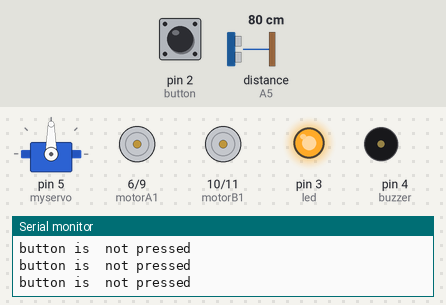
The sketch below on a simulated Arduino Uno, built with avr-gcc and run on an emulated ATmega328P. Shown: servo, motor-driver pin pairs drawn as motors (green arrow = first pin HIGH = forward, orange = second pin HIGH = backward, longer = more drive), output pins drawn as LEDs (lit = HIGH), buzzer (waves = sounding), the last lines printed to the serial monitor. The test bench sets the inputs (shaded band); at power-on: pin 2 (button) HIGH, distance to the obstacle (sensor on A5) 80 cm. The echo pulse lasts 58.3 µs per cm.

Above: at 1.2 s.
1.3 s: pin 2 (button) pulled LOW for 3.2 s
At 5.7 s:
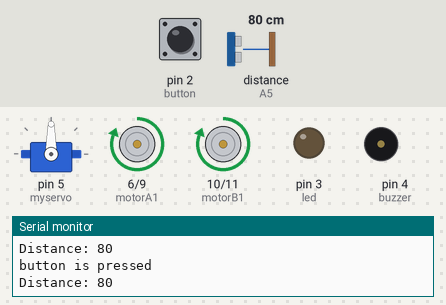
6.3 s: distance to the obstacle (sensor on A5) set to 12 cm
9.3 s: distance to the obstacle (sensor on A5) set to 9 cm
At 9.49 s:
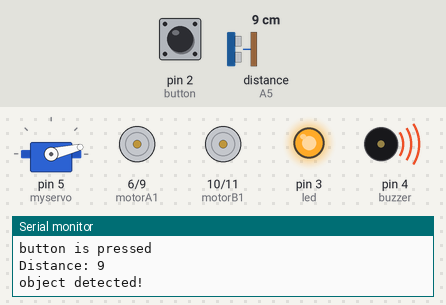
12.3 s: distance to the obstacle (sensor on A5) set to 18 cm
At 13.18 s:
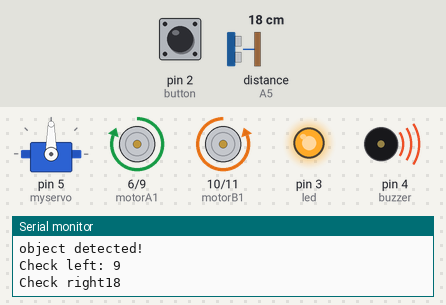
14.8 s: distance to the obstacle (sensor on A5) set to 2 cm
At 16.8 s:
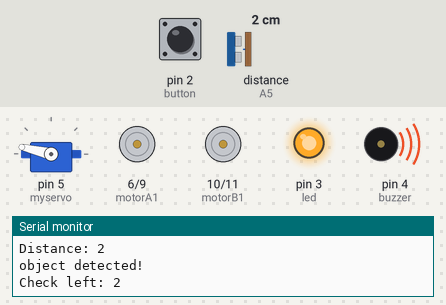
17.8 s: distance to the obstacle (sensor on A5) set to 35 cm
At 20.0 s:
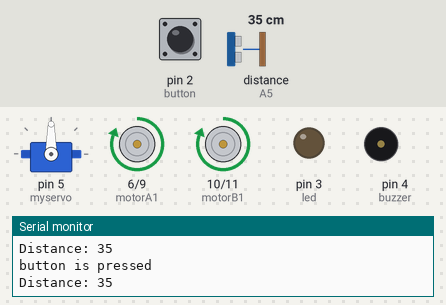
Timing chart, 0 to 21.3 s (numbered marks = the images above; inputs shaded):
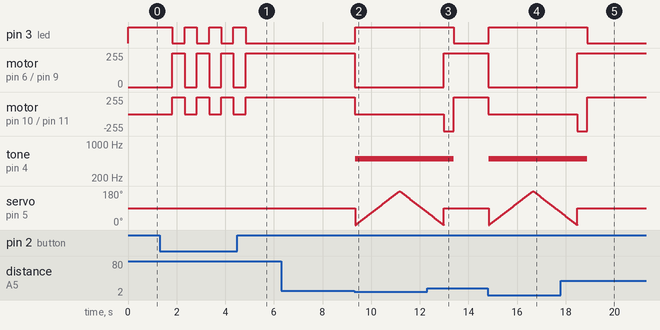

The sketch:

mapping_robot_one_ultrasonic.ino
```cpp
//Libraries
#include <Servo.h>
#include "Ultrasonic.h"

//Constants
const int button = 2;     //Button pin to pin 2
const int led    = 3;     //Led pin (throught resistor) to pin 3
const int buzzer = 4;     //Buzzer pin to pin 4
const int motorA1= 6;     //motor A positive (+) pin to pin 6 (PWM) (from L298 module!)
const int motorA2= 9;         //motor A negative (-) pin to pin 9 (PWM)
const int motorB1=10;     //motor B positive (+) pin to pin 10 (PWM)
const int motorB2=11;     //motor B negative (-) pin to pin 11 (PWM)

Ultrasonic ultrasonic(A4 ,A5); //Create Ultrsonic object ultrasonic(trig pin,echo pin)
Servo myservo;          //Create Servo object to control a servo

//Variables
int distance;         //Variable to store distance from an object
int checkRight;
int checkLeft;
int function=0;         //Variable to store function of robot: '1' running or '0' stoped. By default is stoped
int buttonState=0;            //Variable to store the state of the button. By default '0'
int pos=90;             //Variable to store the servo position. By default 90 degrees - sensor will 'look' forward
int flag=0;           //Useful flag to keep the button state when button is released


void setup()
{
  Serial.begin(9600);
  myservo.attach(5);      //Servo pin connected to pin 5
  myservo.write(pos);        // tell servo to go to position in variable 'pos'
  pinMode(button, INPUT_PULLUP);
  pinMode(led,  OUTPUT);
  pinMode(buzzer, OUTPUT);
  pinMode(motorA1,OUTPUT);
  pinMode(motorA2,OUTPUT);
  pinMode(motorB1,OUTPUT);
  pinMode(motorB2,OUTPUT);

}

void loop()
{
  //Check button state
  buttonState = digitalRead(button);
  unsigned long currentMillis = millis(); //counting...

  //Change main function (stoped/running) when button is pressed
    if (buttonState == LOW) {//If button is pressed once...
      delay(500);
      if ( flag == 0){
          function = 1;
          flag=1; //change flag variable
      }
      else if ( flag == 1){  //If button is pressed twice
        function = 0;
        flag=0; //change flag variable again
      }
    }

  if (function == 0){   //If button is unpressed or pressed twice then:
    Serial.print("button is  not pressed\n");
    myservo.write(90);    //set servo 90 degress - sensor will look forward
    stop();         //robot remain stoped
    noTone(buzzer);     //buzzer off
    digitalWrite(led, HIGH);// and led on

  }
  else if (function == 1){//If button is pressed then:
    //Read distance...
    Serial.print("button is pressed\n");
    distance = ultrasonic.Ranging(CM); //Tip: Use 'CM' for centimeters or 'INC' for inches
    Serial.print("Distance: ");
    Serial.print(distance);
    Serial.println();
    //Check for objects...
    if (distance > 10){
      forward(); //All clear, move forward!
      noTone(buzzer);
      digitalWrite(led,LOW);
    }
    else if (distance <=10){
      stop(); //Object detected! Stop the robot and check left and right for the better way out!
      Serial.print("object detected!\n");
      tone(buzzer,500); // play a tone
      digitalWrite(led,HIGH); // turn the led on
      //Start scanning...
      for(pos = 0; pos < 180; pos += 1){  //goes from 0 degrees to 180 degrees
                myservo.write(pos);             //tell servo to go to position in variable 'pos'
                delay(10);                      //waits 10ms for the servo to reach the position
            }

            checkLeft = ultrasonic.Ranging(CM);   //Take distance from the left side
            Serial.print("Check left: ");
            Serial.print(checkLeft);
            Serial.println();

            for(pos = 180; pos>=0; pos-=1){     //goes from 180 degrees to 0 degrees
                myservo.write(pos);             //tell servo to go to position in variable 'pos'
                delay(10);                      //waits 10ms for the servo to reach the position
            }

            checkRight= ultrasonic.Ranging(CM);
            Serial.print("Check right");
            Serial.print(checkRight);
            Serial.println();
            myservo.write(90);                   // Sensor "look" forward again

            //Finally, take the right decision, turn left or right?
            if (checkLeft < checkRight){
              left();
              delay(400); // delay, change value if necessary to make robot turn.
              }
            else if (checkLeft > checkRight){
              right();
              delay(400); // delay, change value if necessary to make robot turn.
            }
            else if (checkLeft <=10 && checkRight <=10){
              backward(); //The road is closed... go back and then left ;)
              left();
            }
    }
  }

}


void forward(){
  digitalWrite(motorA1, HIGH);
  digitalWrite(motorA2, LOW);
  digitalWrite(motorB1, HIGH);
  digitalWrite(motorB2, LOW);
}

void backward(){
  digitalWrite(motorA1, LOW);
  digitalWrite(motorA2, HIGH);
  digitalWrite(motorB1, LOW);
  digitalWrite(motorB2, HIGH);
}

void left(){
  digitalWrite(motorA1, HIGH);
  digitalWrite(motorA2, LOW);
  digitalWrite(motorB1, LOW);
  digitalWrite(motorB2, HIGH);
}

void right(){
  digitalWrite(motorA1, LOW);
  digitalWrite(motorA2, HIGH);
  digitalWrite(motorB1, HIGH);
  digitalWrite(motorB2, LOW);
}

void stop(){
  digitalWrite(motorA1, LOW);
  digitalWrite(motorA2, LOW);
  digitalWrite(motorB1, LOW);
  digitalWrite(motorB2, LOW);
}
```

Measured:
- the behaviour switches between 11 and 10 cm on distance to the obstacle (sensor on A5) (found by bisection; images 1 and 2)
- after the input at 1.3 s, pin 3 (led): alternates HIGH for 0.51 s and LOW for 0.50 s, 7 changes in all, then stays LOW, starting after 0.53 s; motor on pin 6 (motorA1) / pin 9 (motorA2): alternates forward 255/255 for 0.50 s and stopped for 0.51 s, 7 changes in all, then stays forward 255/255, starting after 0.53 s
- after the input at 9.3 s, pin 3 (led): LOW → HIGH after 0.05 s; motor on pin 6 (motorA1) / pin 9 (motorA2), motor on pin 10 (motorB1) / pin 11 (motorB2): forward 255/255 → stopped at once; tone on pin 4 (buzzer): silent → 500 Hz after 0.05 s
- after the input at 12.3 s, pin 3 (led): HIGH → LOW after 1.1 s; motor on pin 6 (motorA1) / pin 9 (motorA2): stopped → forward 255/255 after 0.69 s; motor on pin 10 (motorB1) / pin 11 (motorB2): stopped → backward 255/255 after 0.69 s, → forward 255/255 0.40 s later; tone on pin 4 (buzzer): 500 Hz → silent after 1.1 s
- after the input at 14.8 s, pin 3 (led): LOW → HIGH at once; motor on pin 6 (motorA1) / pin 9 (motorA2), motor on pin 10 (motorB1) / pin 11 (motorB2): forward 255/255 → stopped at once; tone on pin 4 (buzzer): silent → 500 Hz at once
- after the input at 17.8 s, pin 3 (led): HIGH → LOW after 1.1 s; motor on pin 6 (motorA1) / pin 9 (motorA2): stopped → forward 255/255 after 0.68 s; motor on pin 10 (motorB1) / pin 11 (motorB2): stopped → backward 255/255 after 0.68 s, → forward 255/255 0.40 s later; tone on pin 4 (buzzer): 500 Hz → silent after 1.1 s
